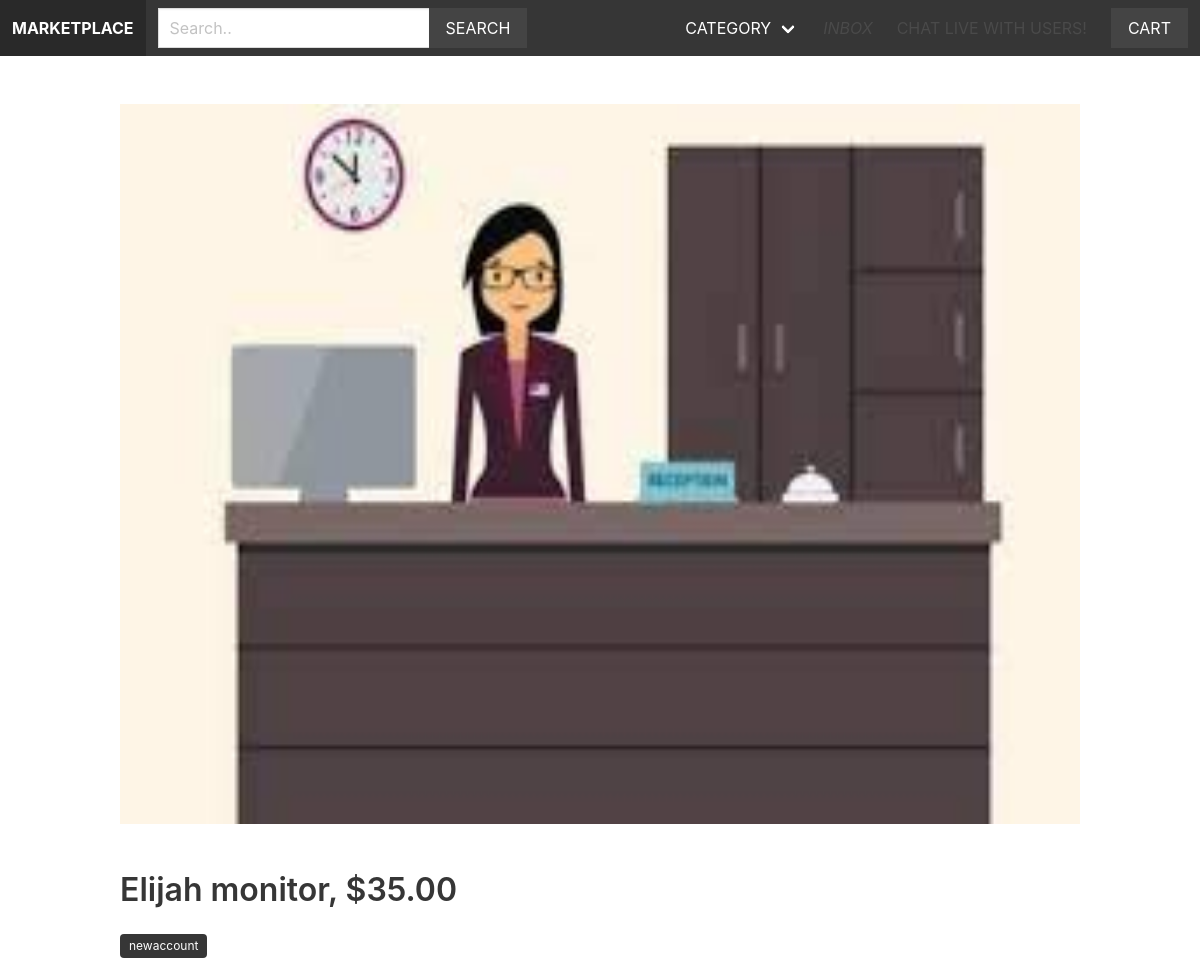
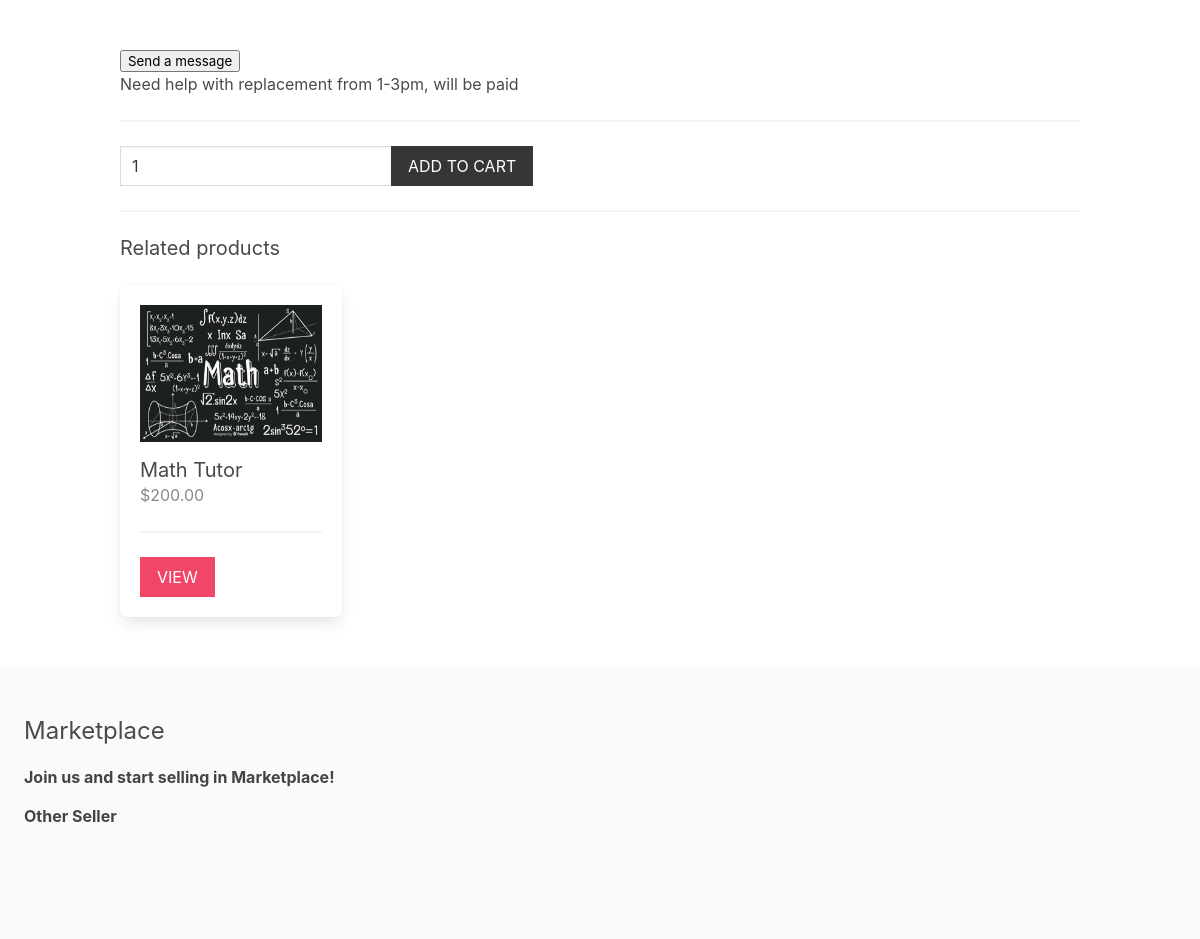
The page /work/elijah-monitor/ on the database its author committed (2 pictures, top to bottom).
### apps/product/models.py (models this page shows, shortened)
class Product(models.Model):
    category = models.ForeignKey(Category, related_name='products', on_delete=models.CASCADE)
    vendor = models.ForeignKey(Vendor, related_name='products', on_delete=models.CASCADE)
    title = models.CharField(max_length=255)
    slug = models.SlugField(max_length=255)
    description = models.TextField(blank=True, null=True)
    price = models.DecimalField(max_digits= 10, decimal_places=2)
    date_added = models.DateTimeField(auto_now_add=True)
    image = models.ImageField(upload_to='uploads/', blank=True, null=True)
    thumbnail = models.ImageField(upload_to='uploads/', blank=True, null=True)
    class Meta:
        ordering = ['-date_added']
    def get_thumbnail(self):
        if self.thumbnail:
            return self.thumbnail.url

### apps/vendor/models.py (models this page shows, shortened)
class Vendor(models.Model):
    name = models.CharField(max_length=255)
    created_at = models.DateTimeField(auto_now_add=True)
    created_by = models.OneToOneField(User, related_name='vendor', on_delete=models.CASCADE)
    birth_date = models.DateField(null=True, blank=True)
    location = models.CharField(max_length=100, blank=True, null=True)
    profile_picture = models.ImageField(upload_to='uploads/profile_pictures', default='uploads/profile_pictures/iphone12.jpg', blank=True, null=True)
    thumbnail = models.ImageField(upload_to='uploads/profile_pictures', default='uploads/profile_pictures/iphone12.jpg', blank=True, null=True)
    followers = models.ManyToManyField(User, blank=True, related_name='followers')
    inbox = models.JSONField(null=True)
    class Meta:
        ordering = ['name']
    def __str__(self):
        return self.name

### apps/product/views.py (the view)
# urls.py: path('<slug:category_slug>/<slug:product_slug>/', views.product, name='product'),
def product(request, category_slug, product_slug):
    cart = Cart(request)
    product = get_object_or_404(Product, category__slug=category_slug, slug=product_slug)
    if request.method == 'POST':
        form = AddToCartForm(request.POST)
        if form.is_valid():
            quantity = form.cleaned_data['quantity']
            cart.add(product_id=product.id, quantity=quantity, update_quantity=False)
            messages.success(request, 'The product was added to the cart')
            return redirect('product', category_slug=category_slug, product_slug=product_slug)
    else:
        form = AddToCartForm()
    similar_products = list(product.category.products.exclude(id=product.id))
    if len(similar_products) >= 4:
        similar_products = random.sample(similar_products, 4)
    return render(request, 'product/product.html', {'form': form, 'product': product, 'similar_products': similar_products})

### apps/product/forms.py
class AddToCartForm(forms.Form):
    quantity = forms.IntegerField()

### apps/cart/cart.py (called while the page is built)
    def __len__(self):
        return sum(item['quantity'] for item in self.cart.values())

### apps/cart/context_processors.py (called while the page is built)
def cart(request):
    return {'cart': Cart(request)}

### apps/product/context_processors.py (called while the page is built)
def menu_categories(request):
    categories = Category.objects.all()
    return {'menu_categories': categories}

### apps/product/templates/product/product.html (shortened to what this page needs)
{% extends 'core/base.html' %}
{% block content %}
    {% if product.image %}
        <figure class="image is-4by3 mb-6">
            <img src="{{ product.image.url }}">
        </figure>
    {% endif %}
    <h1 class="title">{{ product.title }}, ${{ product.price }}</h1>
    <p class="mb-6"><span class="tag is-dark">{{ product.vendor.name }}</span></p>
    <form method="POST" action="{% url 'send_message' user.vendor.name product.vendor.id product.slug %}">
    <button type="submit"> Send a message </button>
    </form>
    <p>{{ product.description }}</p>
    <hr>
    <form method="post" action=".">
        <div class="field has-addons">
            <div class="control">
                <input type="number" name="quantity" value="1" class="input" min="1">
            </div>
            <div class="control">
                <button class="button is-dark is-uppercase">Add to cart</button>
            </div>
        </div>
    </form>
    {% if similar_products %}
        <hr>
        <div class="columns is-multiline">
            <div class="column is-12">
                <h2 class="subtitle">Related products</h2>
            </div>
            {% for product in similar_products %}
                {% include 'product/parts/list_item.html' %}
            {% endfor %}
        </div>
    {% endif %}
{% endblock %}

### apps/product/templates/product/parts/list_item.html
<div class="column is-3 product-list-item">
    <div class="box">
        <figure class="image is-4by3 mb-4">
            <img src="{{ product.get_thumbnail }}">
        </figure>
        <h2 class="subtitle">{{ product.title }}</h2>
        <h3 class="price is-size-6 mb-5">${{ product.price }}</h3>
        <hr>
        <a href="{% url 'product' product.category.slug product.slug %}" class="button is-danger is-uppercase">View</a>
    </div>
</div>

### static/styles/main.css (style rules this page uses)
.input, .button { border-radius: 0; }
.product-list-item .box .subtitle { margin-bottom: 0; }
.product-list-item .box .price { color: #888; }

### rows shown on the page
Product: image (picture), title "Elijah monitor", price "35.00", vendor.name "newaccount", description "Need help with replacement from 1-3pm, will be paid"
Product: get_thumbnail (picture), title "Math Tutor", price "200.00"
